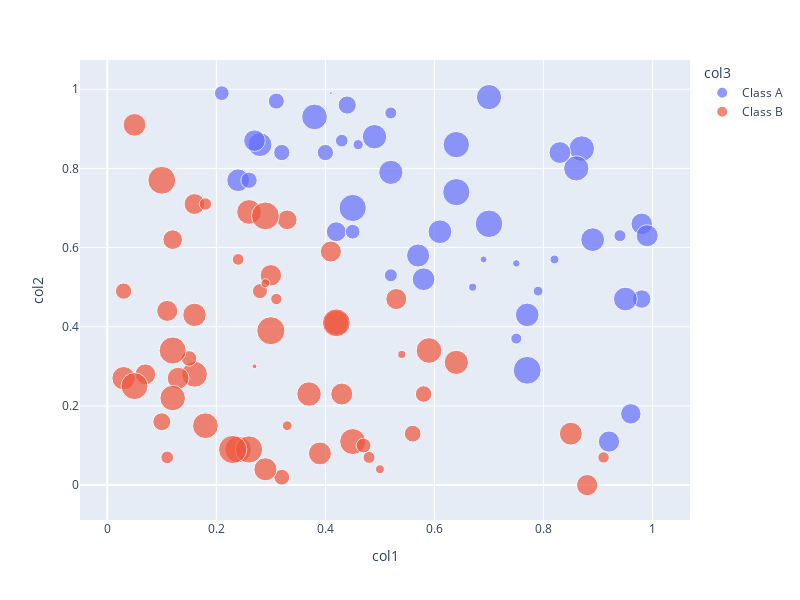

The notebook cell saved with this chart:
### Code cell
fig = df.plot(kind='scatter', 
        x='col1', 
        y='col2', 
        color = 'col3', 
        size = 'col4')

fig.update_layout(
    autosize=False,
    width=800,
    height=600,
)

fig.show()

### Figure 1 — Plotly figure (JSON) as saved in the notebook; plotly's stock layout.template omitted (floating-point values rounded to 4 significant figures)
{"data": [{"hovertemplate": "col3=Class A<br>col1=%{x}<br>col2=%{y}<br>col4=%{marker.size}<extra></extra>", "legendgroup": "Class A", "marker": {"color": "#636efa", "size": [0.66, 0.69, 0.64, 0.96, 0.49, 0.52, 0.7, 0.64, 0.33, 0.81, 0.92, 0.18, 0.86, 0.08, 0.57, 0.06, 0.12, 0.73, 0.41, 0.01, 0.2, 0.21, 0.79, 0.42, 0.33, 0.56, 0.71, 0.32, 0.6, 0.27, 0.7, 0.92, 0.58, 0.74, 0.15, 0.07, 0.79, 0.13, 0.1, 0.59, 0.94, 0.27, 0.33, 0.7, 0.18, 0.82], "sizemode": "area", "sizeref": 0.002475, "symbol": "circle"}, "mode": "markers", "name": "Class A", "orientation": "v", "showlegend": true, "type": "scatter", "x": [0.57, 0.77, 0.24, 0.77, 0.42, 0.96, 0.61, 0.58, 0.32, 0.87, 0.45, 0.52, 0.64, 0.67, 0.98, 0.69, 0.79, 0.52, 0.44, 0.41, 0.43, 0.52, 0.7, 0.98, 0.26, 0.92, 0.28, 0.31, 0.99, 0.21, 0.89, 0.64, 0.27, 0.49, 0.75, 0.75, 0.86, 0.46, 0.82, 0.83, 0.7, 0.45, 0.4, 0.95, 0.94, 0.38], "xaxis": "x", "y": [0.58, 0.43, 0.77, 0.29, 0.64, 0.18, 0.64, 0.52, 0.84, 0.85, 0.7, 0.94, 0.86, 0.5, 0.66, 0.57, 0.49, 0.79, 0.96, 0.99, 0.87, 0.53, 0.98, 0.47, 0.77, 0.11, 0.86, 0.97, 0.63, 0.99, 0.62, 0.74, 0.87, 0.88, 0.37, 0.56, 0.8, 0.86, 0.57, 0.84, 0.66, 0.64, 0.84, 0.47, 0.63, 0.93], "yaxis": "y"}, {"hovertemplate": "col3=Class B<br>col1=%{x}<br>col2=%{y}<br>col4=%{marker.size}<extra></extra>", "legendgroup": "Class B", "marker": {"color": "#EF553B", "size": [0.78, 0.65, 0.76, 0.16, 0.83, 0.59, 0.12, 0.73, 0.96, 0.65, 0.57, 0.48, 0.16, 0.4, 0.88, 0.55, 0.08, 0.2, 0.3, 0.33, 0.54, 0.6, 0.64, 0.53, 0.17, 0.55, 0.28, 0.55, 0.1, 0.68, 0.9, 0.19, 0.91, 0.35, 0.96, 0.68, 0.56, 0.92, 0.84, 0.96, 0.31, 0.34, 0.82, 0.66, 0.74, 0.48, 0.18, 0.98, 0.99, 0.27, 0.81, 0.82, 0.1, 0.03], "sizemode": "area", "sizeref": 0.002475, "symbol": "circle"}, "mode": "markers", "name": "Class B", "orientation": "v", "showlegend": true, "type": "scatter", "x": [0.42, 0.39, 0.26, 0.91, 0.16, 0.13, 0.33, 0.64, 0.1, 0.85, 0.3, 0.33, 0.31, 0.1, 0.24, 0.53, 0.54, 0.11, 0.15, 0.03, 0.16, 0.43, 0.05, 0.07, 0.24, 0.11, 0.28, 0.41, 0.5, 0.03, 0.05, 0.18, 0.12, 0.56, 0.29, 0.16, 0.88, 0.26, 0.45, 0.42, 0.32, 0.58, 0.18, 0.29, 0.37, 0.12, 0.48, 0.3, 0.23, 0.47, 0.12, 0.59, 0.29, 0.27], "xaxis": "x", "y": [0.41, 0.08, 0.69, 0.07, 0.28, 0.27, 0.15, 0.31, 0.77, 0.13, 0.53, 0.67, 0.47, 0.16, 0.09, 0.47, 0.33, 0.07, 0.32, 0.49, 0.71, 0.23, 0.91, 0.28, 0.57, 0.44, 0.49, 0.59, 0.04, 0.27, 0.25, 0.71, 0.34, 0.13, 0.68, 0.43, 0, 0.09, 0.11, 0.41, 0.02, 0.23, 0.15, 0.04, 0.23, 0.62, 0.07, 0.39, 0.09, 0.1, 0.22, 0.34, 0.51, 0.3], "yaxis": "y"}], "layout": {"autosize": false, "height": 600, "legend": {"itemsizing": "constant", "title": {"text": "col3"}, "tracegroupgap": 0}, "margin": {"t": 60}, "width": 800, "xaxis": {"anchor": "y", "autorange": true, "domain": [0, 1], "range": [-0.05009, 1.069], "title": {"text": "col1"}, "type": "linear"}, "yaxis": {"anchor": "x", "autorange": true, "domain": [0, 1], "range": [-0.08813, 1.074], "title": {"text": "col2"}, "type": "linear"}}}
